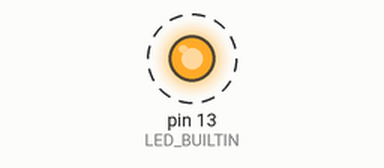
Bench run of a sketch on a simulated Arduino Uno, built with avr-gcc and run on an emulated ATmega328P. Parts: output pins drawn as LEDs (lit = HIGH). Dashed ring = blinking.

Above: at 0.05 s.
Timing chart, 0 to 3.0 s (numbered marks = the images above):
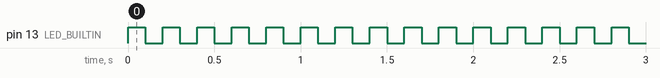

Measured:
- by itself, pin 13 (LED_BUILTIN): alternates HIGH for 0.10 s and LOW for 0.10 s

The sketch:

blink.ino
```cpp
void setup() {

	pinMode(LED_BUILTIN, OUTPUT);
	}

void loop() {
	int  i=11;
	if(  i % 2 == 0  )
	{
		digitalWrite(LED_BUILTIN, HIGH);
		delay(1000);
		digitalWrite(LED_BUILTIN, LOW);
		delay(1000);
	}else{
		digitalWrite(LED_BUILTIN, HIGH);
		delay(100);
		digitalWrite(LED_BUILTIN, LOW);
		delay(100);
		}
	}

//  Export  Date: 05:45:00 PM - 17:Jul:2025;
```
